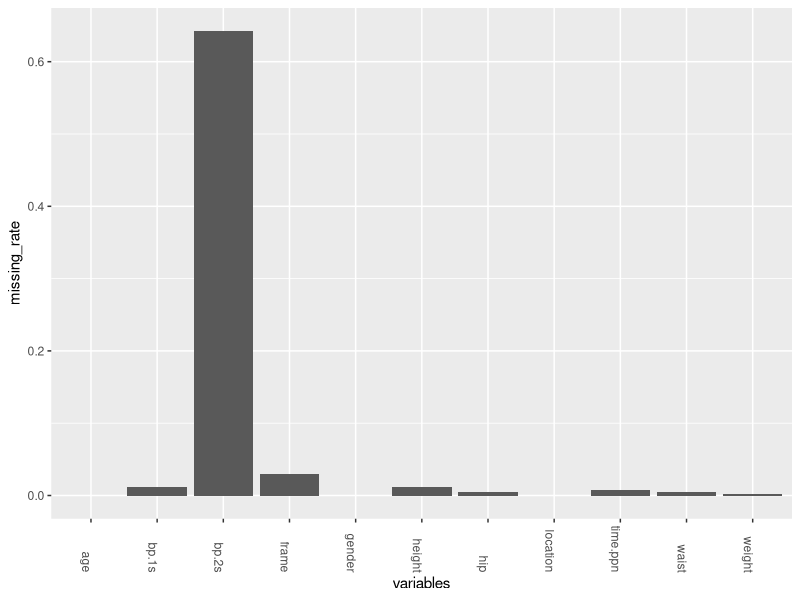
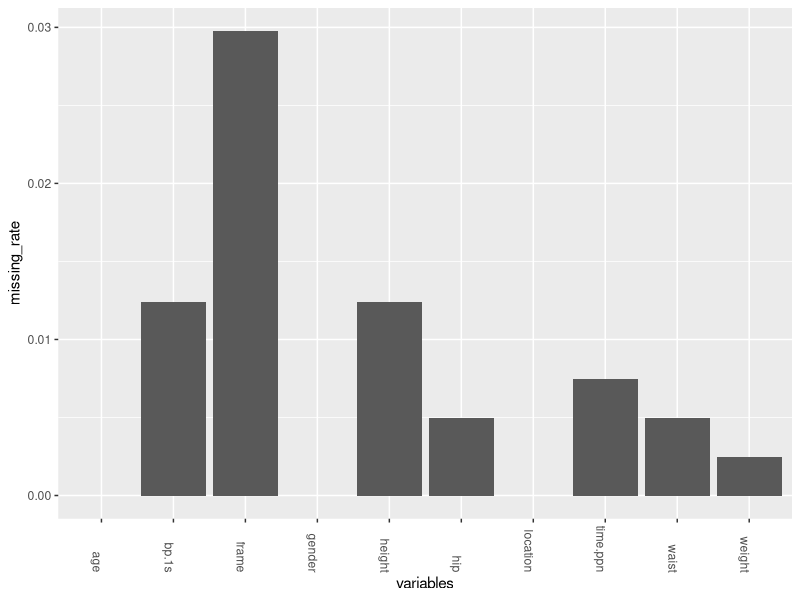
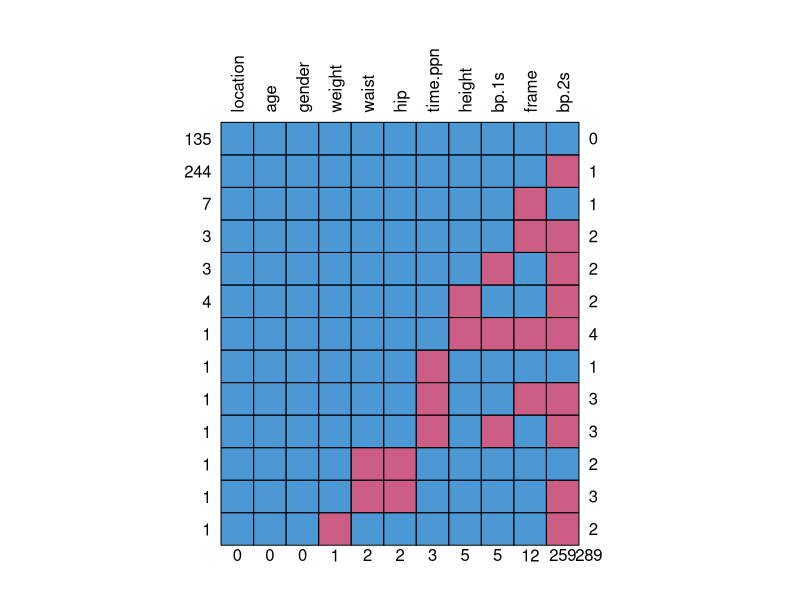
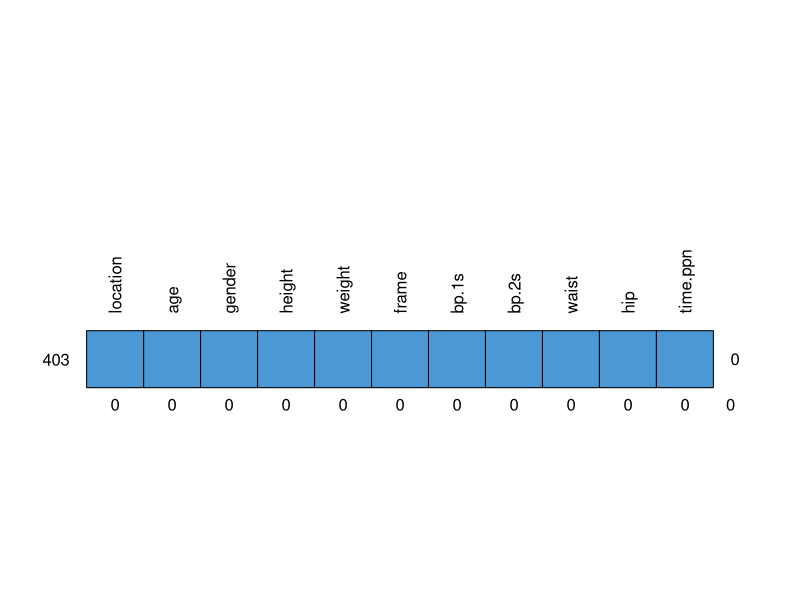
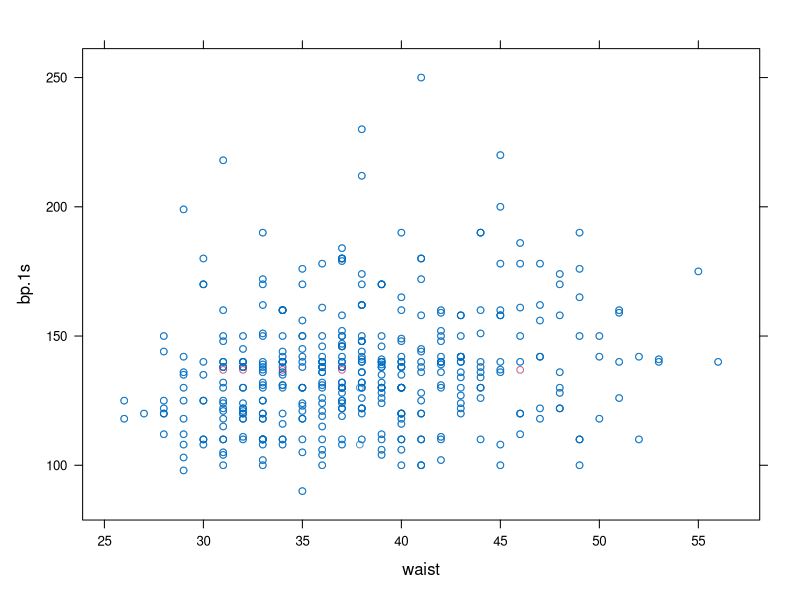
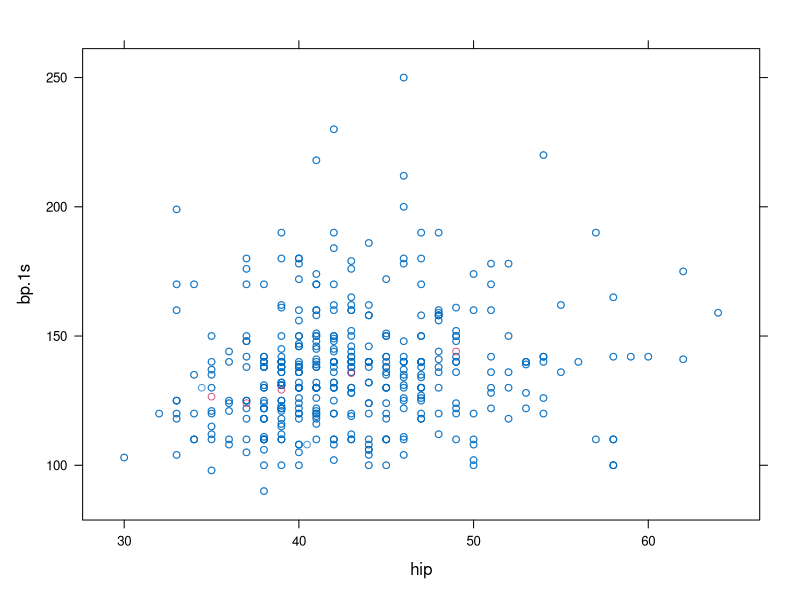
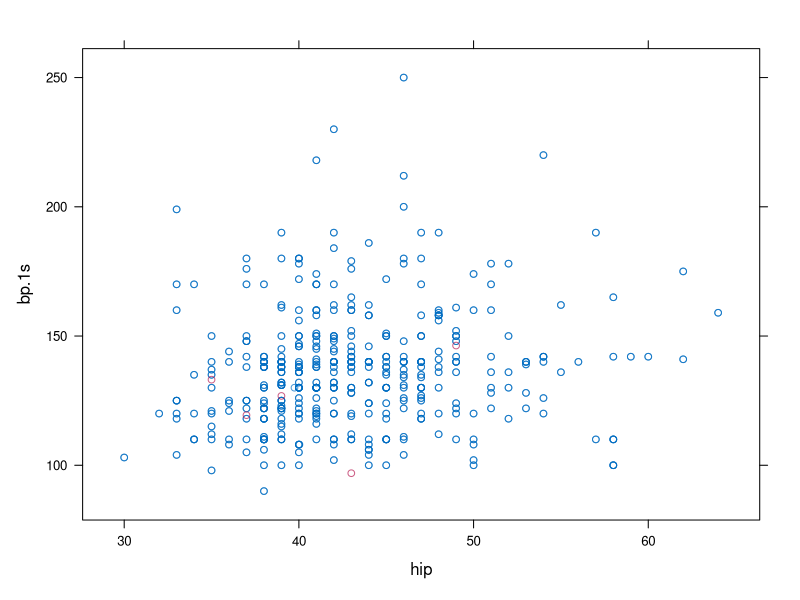

Write R code to recreate these figures, in order.
## ---- chunk 1
DATA <- read.csv("Diabetes.csv")
for (i in c("location", "gender", "frame")) {
  DATA[,i] <- as.factor(DATA[,i])
}
# Removing unnecessary variables 
data <- DATA[,-which(colnames(DATA) %in% c("id", "chol", "stab.glu", "hdl", "ratio", "glyhb", "bp.2d", "bp.1d"))]
missing_rate <- c()
for (i in seq_len(11)) {
  j <- colnames(data)[i]
  Nmissing <- sum(is.na(data[,j]))
  N <- length(data[,j])
  missing_rate[i] <- Nmissing/N
}
names(missing_rate) <- colnames(data)
missing_rate <- as.data.frame(missing_rate)
## ---- chunk 2
library(ggplot2)
missing_rate$variables <- rownames(missing_rate)
p <-ggplot(data=missing_rate, aes(x=variables, y=missing_rate)) +
  geom_bar(stat="identity") + theme(axis.text.x=element_text(angle=-90, hjust = 1))
p

## ---- chunk 3
new_missing_rate <- missing_rate[-which(rownames(missing_rate) %in% c("bp.2s","bp.2d")), ]
p2 <-ggplot(data=new_missing_rate, aes(x=variables, y=missing_rate)) +
  geom_bar(stat="identity") + theme(axis.text.x=element_text(angle=-90, hjust = 1))
p2
## ---- chunk 4
library(mice)
md.pattern(data, rotate.names = TRUE)
## ---- chunk 5
library(MASS)
ccfit <- lm(data = na.omit(data[,!(colnames(data) %in% "bp.2s")]), bp.1s ~ location + age + gender + height + weight + frame + waist + hip + time.ppn)
ccstep <- stepAIC(ccfit, direction = "both")
ccstep$anova
summary(ccstep)
## ---- chunk 6
library(mice)
mean_imputated_data <- mice(data, defaultMethod = c("mean", "pmm", "pmm", "pmm"), m = 1, maxit = 20, printFlag = FALSE)
md.pattern(complete(mean_imputated_data), rotate.names = TRUE)
## ---- chunk 7
fit <- lm(data = complete(mean_imputated_data), bp.1s ~ location + age + gender + height + weight + frame + waist + hip + time.ppn)
library(MASS)
step <- stepAIC(fit, direction = "both")
step$anova
summary(step)
## ---- chunk 8
xyplot(mean_imputated_data, bp.1s ~ waist)

## ---- chunk 9
library(mice)
regr_imputated_data <- mice(data, defaultMethod = c("norm.predict", "polyreg", "polyreg", "polyreg"), m = 1, maxit = 20, printFlag = FALSE)
fit <- lm(data = complete(regr_imputated_data), bp.1s ~ location + age + gender + height + weight + frame + waist + hip + time.ppn)
library(MASS)
step <- stepAIC(fit, direction = "both")
step$anova
summary(step)
## ---- chunk 10
xyplot(regr_imputated_data, bp.1s ~ hip)
## ---- chunk 11
library(mice)
stregr_imputated_data <- mice(data, defaultMethod = c("norm.nob", "polyreg", "polyreg", "polyreg"), m = 1, maxit = 20, printFlag = FALSE)
fit <- lm(data = complete(stregr_imputated_data), bp.1s ~ location + age + gender + height + weight + frame + waist + hip + time.ppn)
library(MASS)
step <- stepAIC(fit, direction = "both")
step$anova
summary(step)
## ---- chunk 12
xyplot(stregr_imputated_data, bp.1s ~ hip)
## ---- chunk 13
library(mice)
rand_imputated_data <- mice(data, defaultMethod = c("sample", "sample", "sample", "sample"), m = 1, maxit = 20, printFlag = FALSE)
fit <- lm(data = complete(rand_imputated_data), bp.1s ~ location + age + gender + height + weight + frame + waist + hip + time.ppn)
library(MASS)
step <- stepAIC(fit, direction = "both")
step$anova
summary(step)
## ---- chunk 14
library(MASS)
ccfit <- lm(data = na.omit(data[,!(colnames(data) %in% "bp.1s")]), bp.2s ~ location + age + gender + height + weight + frame + waist + hip + time.ppn)
ccstep <- stepAIC(ccfit, direction = "both", trace = 0)
ccstep$anova
summary(ccstep)
## ---- chunk 15
library(mice)
library(MASS)
mean_imputated_data <- mice(data, defaultMethod = c("mean", "pmm", "pmm", "pmm"), m = 1, maxit = 20, printFlag = FALSE)
fit <- lm(data = complete(mean_imputated_data), bp.2s ~ location + age + gender + height + weight + frame + waist + hip + time.ppn)
step <- stepAIC(fit, direction = "both", trace = 0)
step$anova
summary(step)
## ---- chunk 16
library(mice)
library(MASS)
regr_imputated_data <- mice(data, defaultMethod = c("norm.predict", "polyreg", "polyreg", "polyreg"), m = 1, maxit = 20, printFlag = FALSE)
fit <- lm(data = complete(regr_imputated_data), bp.2s ~ location + age + gender + height + weight + frame + waist + hip + time.ppn)
step <- stepAIC(fit, direction = "both", trace = 0)
step$anova
summary(step)
## ---- chunk 17
library(mice)
library(MASS)
stregr_imputated_data <- mice(data, defaultMethod = c("norm.nob", "polyreg", "polyreg", "polyreg"), m = 1, maxit = 20, printFlag = FALSE)
fit <- lm(data = complete(stregr_imputated_data), bp.2s ~ location + age + gender + height + weight + frame + waist + hip + time.ppn)
step <- stepAIC(fit, direction = "both", trace = 0)
step$anova
summary(step)
## ---- chunk 18
library(mice)
library(MASS)
rand_imputated_data <- mice(data, defaultMethod = c("sample", "sample", "sample", "sample"), m = 1, maxit = 20, printFlag = FALSE)
fit <- lm(data = complete(rand_imputated_data), bp.2s ~ location + age + gender + height + weight + frame + waist + hip + time.ppn)
step <- stepAIC(fit, direction = "both", trace = 0)
step$anova
summary(step)
